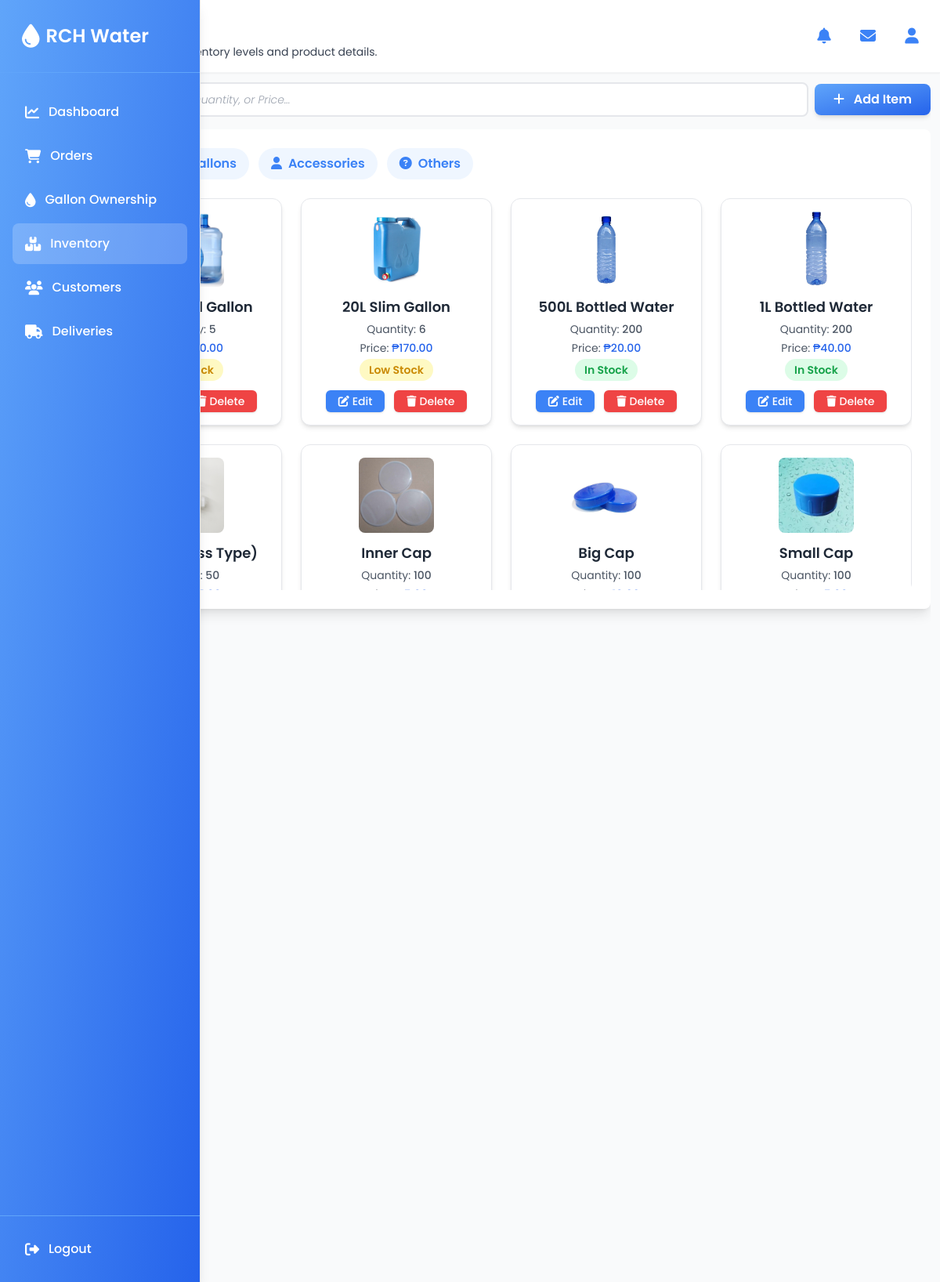
/Inventory/test.php, run on the app's committed database.
### tables this page shows
CREATE TABLE `inventory` (
  `item_id` int(11) NOT NULL,
  `category` enum('gallons','accessories','others','services') NOT NULL,
  `item_name` varchar(255) NOT NULL,
  `description` text DEFAULT NULL,
  `price` decimal(20,2) NOT NULL,
  `total_quantity` int(11) DEFAULT 0,
  `item_image` varchar(255) DEFAULT NULL,
  `created_at` timestamp NOT NULL DEFAULT current_timestamp(),
  `for_sale` tinyint(1) NOT NULL DEFAULT 1 COMMENT '1 = For Sale, 0 = Not For Sale'
);

### Inventory/test.php (the view, shortened to what this page needs)
<!DOCTYPE html>
<html lang="en">
<head>
    <script src="https://cdn.tailwindcss.com"></script>
    <link rel="stylesheet" href="https://cdnjs.cloudflare.com/ajax/libs/font-awesome/6.4.0/css/all.min.css">
    <link rel="stylesheet" href="https://cdn.datatables.net/1.13.7/css/jquery.dataTables.min.css">
</head>
<body class="bg-gray-50 overflow-hidden">
    <div class="flex h-screen">
        <aside class="group bg-gradient-to-br from-blue-400 to-blue-600 shadow-lg border-r border-gray-200
        flex-shrink-0 fixed top-0 left-0 h-full overflow-hidden flex flex-col text-white
        transition-all duration-500 ease-in-out w-20 hover:w-64 z-50">
            <div class="p-7 border-b border-blue-400 flex items-center gap-2">
                <i class="fas fa-droplet text-3xl"></i>
            </div>
            <nav class="mt-6 flex-1">
                <ul class="space-y-1 px-4">
                    <li>
                        <a href="../Admin/dashboard.php" class="flex items-center px-4 py-3 text-white rounded-lg font-medium hover:bg-white/20">
                            <i class="fas fa-chart-line text-lg"></i>
                        </a>
                    </li>
                    <li>
                        <a href="../Order/orders_list.php" class="flex items-center px-4 py-3 text-white rounded-lg font-medium hover:bg-white/20">
                            <i class="fas fa-shopping-cart text-lg"></i>
                        </a>
                    </li>
                    <li>
                        <a href="../GallonOwnership/gallon_ownership.php" class="flex items-center px-4 py-3 text-white rounded-lg font-medium hover:bg-white/20">
                            <i class="fas fa-tint text-lg"></i>
                        </a>
                    </li>
                    <li>
                        <a href="../Inventory/inventory_list.php" class="flex items-center px-4 py-3 bg-white/20 text-white rounded-lg font-medium">
                            <i class="fas fa-boxes text-lg"></i>
                        </a>
                    </li>
                    <li>
                        <a href="../Customer/customers_list.php" class="flex items-center px-4 py-3 text-white rounded-lg font-medium hover:bg-white/20">
                            <i class="fas fa-users text-lg"></i>
                        </a>
                    </li>
                    <li>
                        <a href="../Delivery/deliveries_list.php" class="flex items-center px-4 py-3 text-white rounded-lg font-medium hover:bg-white/20">
                            <i class="fas fa-truck text-lg"></i>
                        </a>
                    </li>
                </ul>
            </nav>
            <div class="border-t border-blue-400 p-4">
                <a href="../logout.php" class="flex items-center px-4 py-3 font-medium text-white hover:bg-blue-500 rounded-lg transition-colors">
                    <i class="fas fa-sign-out-alt text-lg"></i>
                </a>
            </div>
        </aside>
        <div class="flex-1 ml-20 group-hover:ml-64 transition-all duration-300 ease-in-out">
            <div class="flex flex-col h-screen">
                <div class="bg-white border-b border-gray-100 shadow-sm p-4 transition-all duration-300 ease-in-out">
                    <div class="flex items-center justify-between">
                        <div class="flex flex-col">
                            <h1 class="text-3xl font-semibold text-blue-500">Inventory</h1>
                            <p class="text-sm text-gray-700 mt-1">View and manage inventory levels and product details.</p>
                        </div>
                        <div class="flex items-center space-x-4">
                            <a href="../Notification/notifications.php" title="Notifications" class="w-10 h-10 flex items-center justify-center rounded-full hover:bg-blue-100 cursor-pointer transition">
                                <i class="fas fa-bell text-blue-500 text-xl"></i>
                            </a>
                            <a href="../Messaging/admin_messages.php" title="Messages" class="w-10 h-10 flex items-center justify-center rounded-full hover:bg-blue-100 cursor-pointer transition">
                                <i class="fas fa-envelope text-blue-500 text-xl"></i>
                            </a>
                            <a href="../Admin/profile.php" title="Profile" class="w-10 h-10 flex items-center justify-center rounded-full hover:bg-blue-100 cursor-pointer transition">
                                <i class="fas fa-user text-blue-500 text-xl"></i>
                            </a>
                        </div>
                    </div>
                </div>
                <div class="m-3 flex flex-col flex-1 overflow-hidden">
                    <div class="flex items-center gap-2 mb-4">
                        <div class="flex-1 relative">
                            <i class="fas fa-search absolute left-3 top-3 text-gray-400"></i>
                            <input
                                type="text"
                                id="searchInput"
                                placeholder="Search by Item, Quantity, or Price..."
                                class="w-full pl-10 pr-4 py-2 font-light border-2 border-gray-200 rounded-lg focus:outline-none focus:ring-2 focus:ring-blue-500 placeholder:text-sm"
                                style="font-style: italic;"
                                oninput="this.style.fontStyle = this.value ? 'normal' : 'italic';"
                                onkeyup="searchCards()">
                        </div>
                        <button
                            class="bg-gradient-to-br from-blue-400 to-blue-600 hover:from-blue-500 hover:to-blue-700 text-white px-6 py-2 rounded-lg font-semibold shadow-md transition">
                            <i class="fas fa-plus mr-2"></i> Add Item
                        </button>
                    </div>
                    <div class="p-6 bg-white rounded-lg shadow-lg ring-3 ring-gray-200 rounded-lg">
                        <div class="flex gap-3 mb-6 flex-wrap">
                            <button id="allTab"
                                class="px-4 py-2 rounded-full border-none cursor-pointer font-semibold transition-all duration-300 bg-blue-600 text-white"
                                onclick="filterTab(this)">
                                <i class="fas fa-list mr-2"></i>All
                            </button>
                            <button
                                class="px-4 py-2 rounded-full border-none cursor-pointer font-semibold transition-all duration-300 bg-blue-50 text-blue-500 hover:bg-gray-200"
                                onclick="filterTab(this)">
                                <i class="fas fa-building mr-2"></i>Gallons
                            </button>
                            <button
                                class="px-4 py-2 rounded-full border-none cursor-pointer font-semibold transition-all duration-300 bg-blue-50 text-blue-500 hover:bg-gray-200"
                                onclick="filterTab(this)">
                                <i class="fas fa-user mr-2"></i>Accessories
                            </button>
                            <button
                                class="px-4 py-2 rounded-full border-none cursor-pointer font-semibold transition-all duration-300 bg-blue-50 text-blue-500 hover:bg-gray-200"
                                onclick="filterTab(this)">
                                <i class="fas fa-question-circle mr-2"></i>Others
                            </button>
                        </div>
                        <div class="bg-white rounded-lg overflow-hidden">
                            <div class="overflow-x-auto max-h-[500px]">
                                <div class="grid grid-cols-1 sm:grid-cols-2 md:grid-cols-3 lg:grid-cols-4 gap-6">
                                    <?php
                                    $database = new Database();
                                    $db = $database->getConnect();
                                    $query = "
                                        SELECT
                                            i.item_id,
                                            i.item_name,
                                            i.item_image,
                                            i.price,
                                            i.category,
                                            CASE
                                                WHEN i.item_name IN ('18.9L Round Gallon', '20L Slim Gallon', '10L Slim Gallon')
                                                THEN (
                                                    SELECT COUNT(*)
                                                    FROM gallon_ownership go
                                                    WHERE go.gallon_type = i.item_name
                                                    AND go.status NOT IN ('Damaged', 'Lost')
                                                )
                                                ELSE i.total_quantity
                                            END AS quantity
                                        FROM inventory i
                                        WHERE i.item_name NOT IN ('Refill (18.9L RG)', 'Refill (20L SG)', 'Refill (10L SG)');
                                    ";
                                    $stmt = $db->prepare($query);
                                    $stmt->execute();
                                    if ($stmt->rowCount() > 0) {
                                        while ($row = $stmt->fetch(PDO::FETCH_ASSOC)) {
                                            $item_id = htmlspecialchars($row['item_id']);
                                            $item_name = htmlspecialchars($row['item_name']);
                                            $quantity = (int)$row['quantity'];
                                            $category = htmlspecialchars($row['category']);
                                            $price = number_format((float)$row['price'], 2);
                                            $item_image = htmlspecialchars($row['item_image']);
                                            if ($quantity > 20) {
                                                $status = "In Stock";
                                                $statusColor = "text-green-600 bg-green-100";
                                            } elseif ($quantity > 0) {
                                                $status = "Low Stock";
                                                $statusColor = "text-yellow-600 bg-yellow-100";
                                            } else {
                                                $status = "Out of Stock";
                                                $statusColor = "text-red-600 bg-red-100";
                                            }
                                            echo '
                                                <div class="inventory-card bg-white border border-gray-200 rounded-xl shadow-md hover:shadow-lg transition p-4 flex flex-col items-center" data-category="' . strtolower($category) . '">
                                                <img src="../Assets/' . $item_image . '" alt="' . $item_name . '" class="w-24 h-24 object-cover rounded-lg mb-3">
                                                <h2 class="text-lg font-semibold text-gray-800 text-center mb-1">' . $item_name . '</h2>
                                                <p class="text-sm text-gray-600 mb-1">Quantity: <span class="font-medium">' . $quantity . '</span></p>
                                                <p class="text-sm text-gray-600 mb-1">Price: <span class="font-medium text-blue-600">₱' . $price . '</span></p>
                                                <p class="text-sm font-semibold ' . $statusColor . ' px-3 py-1 rounded-full mb-3">' . $status . '</p>
                                                <div class="flex gap-3">
                                                    <button
                                                        class="bg-blue-500 hover:bg-blue-600 text-white px-4 py-1 rounded-md text-sm font-medium shadow"
 onclick="editItem(' . $item_id . ')">                                                        <i class="fas fa-edit mr-1"></i>Edit
                                                        </button>
                                                    <button class="bg-red-500 hover:bg-red-600 text-white px-4 py-1 rounded-md text-sm font-medium shadow" onclick="deleteItem(' . $item_id . ')">
                                                        <i class="fas fa-trash mr-1"></i>Delete
                                                    </button>
                                                </div>
                                            </div>';
                                        }
                                    } else {
                                        echo '<p class="text-gray-500 text-center col-span-full">No items found in inventory.</p>';
                                    }
                                    ?>
                                </div>
                            </div>
                        </div>
                    </div>
                </div>
            </div>
        </div>
    </div>
</body>

### Inventory/test.php (style rules this page uses)
body { font-family: 'Poppins', sans-serif; }

### data on the page
inventory: item_image (picture), item_name "18.9L Round Gallon", quantity "5", price "150.00", status "Low Stock"
inventory: item_image (picture), item_name "20L Slim Gallon", quantity "6", price "170.00", status "Low Stock"
inventory: item_image (picture), item_name "500L Bottled Water", quantity "200", price "20.00", status "In Stock"
inventory: item_image (picture), item_name "1L Bottled Water", quantity "200", price "40.00", status "In Stock"
inventory: shows a picture, item_name "Faucet (Press Type)", quantity "50"
inventory: shows a picture, item_name "Inner Cap", quantity "100"
inventory: item_image (picture), item_name "Big Cap", quantity "100"
inventory: shows a picture, item_name "Small Cap", quantity "100"
